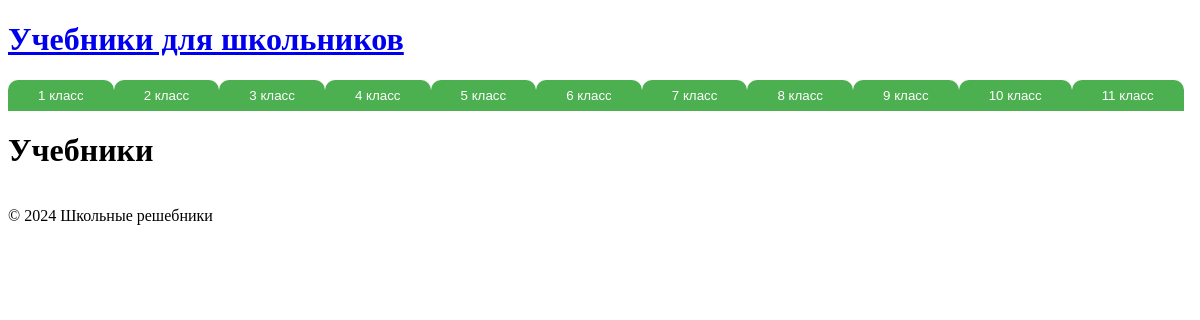
The page /1/algebra/ on the database its author committed.
### textbooks/models.py (models this page shows, shortened)
class GradeLevel(models.Model):
    level = models.IntegerField()

### textbooks/views.py (the view)
# urls.py: path('<str:grade>/<str:subject>/', views.textbook_list, name='textbook_list'),
def textbook_list(request, grade, subject):
    textbooks = Textbook.objects.filter(grade_level__level=grade, subject__english_name=subject)
    context = {
        'textbooks': textbooks,
    }
    return render(request, 'textbook_list.html', context)

### textbooks/context_processors.py (called while the page is built)
def grade_subjects(request):
    grades = GradeLevel.objects.all()
    subjects = Subject.objects.all()
    return {
        'grades': grades,
        'subjects': subjects
    }

### textbooks/templates/textbook_list.html (shortened to what this page needs)
{% extends 'base.html' %}
{% block content %}
<h1>Учебники</h1>
{% endblock %}

### templates/base.html (shortened to what this page needs)
<!DOCTYPE html>
<html lang="ru">
<head>
    {% load static %}
    <link rel="stylesheet" href="{% static 'css/styles.css' %}">
</head>
<body>
    <header>
        <h1><a href="{% url 'home' %}">Учебники для школьников</a></h1>
        <div class="grade-buttons">
            {% for grade in grades %}
                <div class="grade-dropdown">
                    <button class="grade-btn">{{ grade.level }} класс</button>
                </div>
            {% endfor %}
        </div>
    </header>
    <main>
        {% block content %}
        {% endblock %}
    </main>
    <footer>
        <p>&copy; 2024 Школьные решебники</p>
    </footer>
</body>
</html>

### static/css/styles.css (style rules this page uses)
.grade-buttons { display: flex; flex-wrap: wrap; }
.grade-dropdown { position: relative; margin: 0; }
.grade-btn { padding: 8px 30px; background-color: #4CAF50; color: white; border: none; cursor: pointer; border-radius: 10px 10px 0 0; transition: background-color 0.3s; margin: 0; }

### rows shown on the page
GradeLevel: level "1"
GradeLevel: level "2"
GradeLevel: level "3"
GradeLevel: level "4"
GradeLevel: level "5"
GradeLevel: level "6"
GradeLevel: level "7"
GradeLevel: level "8"
GradeLevel: level "9"
GradeLevel: level "10"
GradeLevel: level "11"
